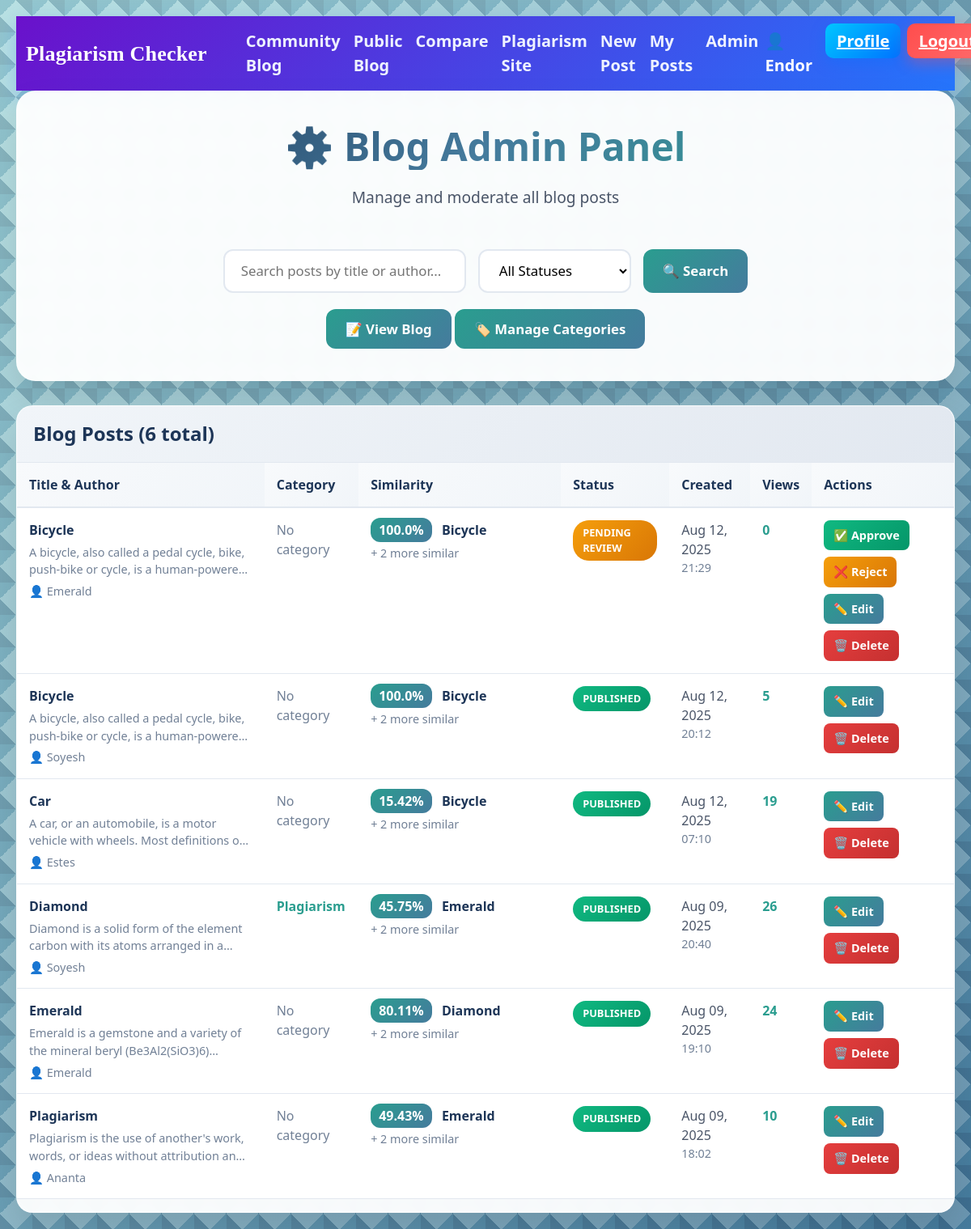
The page /blog/admin/ (signed in) on the database its author committed.
### plagiarismchecker/models.py (models this page shows, shortened)
class CustomUser(AbstractUser):
    email = models.EmailField(unique=True, blank=False, null=False)
    first_name = models.CharField(max_length=30, blank=False, null=False)
    last_name = models.CharField(max_length=30, blank=False, null=False)
    profile_picture = models.ImageField(upload_to='profile_pics/', blank=True, null=True)
    groups = models.ManyToManyField(
        Group,
        verbose_name=('groups'),
        blank=True,
        help_text=(
            'The groups this user belongs to. A user will get all permissions '
            'granted to each of their groups.'
        ),
        related_name="plagiarismchecker_customuser_groups", # Unique related_name for groups
        related_query_name="plagiarismchecker_customuser",
    )
    user_permissions = models.ManyToManyField(
        Permission,
        verbose_name=('user permissions'),
        blank=True,
        help_text=('Specific permissions for this user.'),
        related_name="plagiarismchecker_customuser_user_permissions", # Unique related_name for user_permissions
        related_query_name="plagiarismchecker_customuser_permission",
    )

class BlogPost(models.Model):
    STATUS_CHOICES = [
        ('draft', 'Draft'),
        ('published', 'Published'),
        ('pending', 'Pending Review'),
        ('rejected', 'Rejected'),
    ]
    title = models.CharField(max_length=200)
    slug = models.SlugField(max_length=200, unique=True, blank=True)
    author = models.ForeignKey(settings.AUTH_USER_MODEL, on_delete=models.CASCADE, related_name='blog_posts')
    content = models.TextField()
    excerpt = models.TextField(max_length=500, blank=True)
    category = models.ForeignKey('BlogCategory', on_delete=models.SET_NULL, null=True, blank=True)
    status = models.CharField(max_length=20, choices=STATUS_CHOICES, default='draft')
    featured_image = models.ImageField(upload_to='blog_images/', blank=True, null=True)
    tags = models.CharField(max_length=200, blank=True, help_text="Comma-separated tags")
    created_at = models.DateTimeField(auto_now_add=True)
    updated_at = models.DateTimeField(auto_now=True)
    published_at = models.DateTimeField(null=True, blank=True)
    views = models.PositiveIntegerField(default=0)
    is_featured = models.BooleanField(default=False)
    class Meta:
        ordering = ['-created_at']

class BlogCategory(models.Model):
    name = models.CharField(max_length=100)
    slug = models.SlugField(max_length=100, unique=True)
    description = models.TextField(blank=True)
    created_at = models.DateTimeField(auto_now_add=True)
    class Meta:
        verbose_name_plural = "Blog Categories"
        ordering = ['name']

### plagiarismchecker/views.py (the view)
# urls.py: path('blog/admin/', views.blog_admin, name='blog_admin'),
@user_passes_test(is_admin)
def blog_admin(request):
    posts = BlogPost.objects.all().order_by('-created_at')
    status_filter = request.GET.get('status')
    if status_filter:
        posts = posts.filter(status=status_filter)
    query = request.GET.get('q')
    if query:
        posts = posts.filter(
            Q(title__icontains=query) |
            Q(author__username__icontains=query)
        )
    paginator = Paginator(posts, 10)
    page_number = request.GET.get('page')
    page_obj = paginator.get_page(page_number)
    similarity_summaries = {}
    try:
        other_posts_all = BlogPost.objects.exclude(content='')
        for current_post in page_obj:
            if not current_post.content:
                similarity_summaries[current_post.id] = []
                continue
            results = []
            for other_post in other_posts_all.exclude(pk=current_post.pk):
                try:
                    similarity_value = containment_similarity(current_post.content, other_post.content)
                except Exception:
                    similarity_value = 0.0
                if similarity_value > 5.0:
                    results.append({
                        'post': other_post,
                        'similarity_percentage': round(float(similarity_value), 2),
                    })
            results.sort(key=lambda r: r['similarity_percentage'], reverse=True)
            similarity_summaries[current_post.id] = results[:3]
    except Exception:
        similarity_summaries = {}
    context = {
        'posts': page_obj,
        'status_filter': status_filter,
        'search_query': query,
        'similarity_summaries': similarity_summaries,
    }
    return render(request, 'pc/blog_admin.html', context)

### plagiarismchecker/algorithm/main.py (called while the page is built)
def containment_similarity(query: str, document_text: str, n: int = 5) -> float:
    if not query or not document_text:
        return 0.0
    q = query.lower()
    d = document_text.lower()
    if len(q) < n:
        return 100.0 if q in d else 0.0
    q_shingles = {q[i:i+n] for i in range(len(q) - n + 1)}
    d_shingles = {d[i:i+n] for i in range(len(d) - n + 1)}
    if not q_shingles:
        return 0.0
    overlap = q_shingles.intersection(d_shingles)
    return (len(overlap) / len(q_shingles)) * 100.0

### plagiarismchecker/templatetags/custom_filters.py (called while the page is built)
@register.filter
def get_item(dictionary, key):
    return dictionary.get(key)

### plagiarismchecker/views.py (called while the page is built)
def is_admin(user):
    return user.is_staff

### plagiarismchecker/templates/pc/blog_admin.html (shortened to what this page needs)
{% extends 'pc/base.html' %}
{% load custom_filters %}
{% block content %}
<div class="admin-container">
  <div class="admin-header">
    <h1 class="admin-title">⚙️ Blog Admin Panel</h1>
    <p class="admin-subtitle">Manage and moderate all blog posts</p>
    <form method="GET" class="filters-section">
      <input type="text" name="q" placeholder="Search posts by title or author..."
             value="{{ search_query|default:'' }}" class="search-input">
      <select name="status" class="status-filter">
        <option value="">All Statuses</option>
      </select>
      <button type="submit" class="btn-modern">🔍 Search</button>
    </form>
    <div style="margin-top: 20px;">
      <a href="{% url 'blog_list' %}" class="btn-modern">📝 View Blog</a>
      <a href="{% url 'blog_category_manage' %}" class="btn-modern">🏷️ Manage Categories</a>
    </div>
  </div>
  {% if posts %}
    <div class="admin-table">
      <div class="table-header">
        <h2 class="table-title">Blog Posts ({{ posts.paginator.count }} total)</h2>
      </div>
      <table class="table">
        <thead>
          <tr>
            <th>Title & Author</th>
            <th>Category</th>
            <th>Similarity</th>
            <th>Status</th>
            <th>Created</th>
            <th>Views</th>
            <th>Actions</th>
          </tr>
        </thead>
        <tbody>
          {% for post in posts %}
            <tr>
              <td>
                <a href="{% url 'blog_detail' post.slug %}" class="post-title">
                  {{ post.title }}
                </a>
                <div class="post-excerpt">
                  {% if post.excerpt %}
                    {{ post.excerpt }}
                  {% else %}
                    {{ post.content|truncatewords:20 }}
                  {% endif %}
                </div>
                <div style="color: #718096; font-size: 0.9em; margin-top: 5px;">
                  👤 {{ post.author.username }}
                </div>
              </td>
              <td>
                {% if post.category %}
                  <span style="color: #2a9d8f; font-weight: 600;">{{ post.category.name }}</span>
                {% else %}
                  <span style="color: #718096;">No category</span>
                {% endif %}
              </td>
              <td>
                {% with sims=similarity_summaries|get_item:post.id %}
                  {% if sims and sims|length > 0 %}
                    {% with top=sims.0 %}
                      <div style="display:flex;flex-direction:column;gap:6px;min-width:220px;">
                        <div>
                          <span style="background:linear-gradient(135deg,#2a9d8f,#457b9d);color:#fff;padding:4px 10px;border-radius:12px;font-weight:700;">{{ top.similarity_percentage }}%</span>
                          <a href="{% url 'blog_detail' top.post.slug %}" class="post-title" style="margin-left:8px;">{{ top.post.title }}</a>
                        </div>
                        {% if sims|length > 1 %}
                          <div style="color:#718096;font-size:0.9em;">
                            + {{ sims|length|add:'-1' }} more similar
                          </div>
                        {% endif %}
                      </div>
                    {% endwith %}
                  {% else %}
                    <span style="color:#718096;">No significant match</span>
                  {% endif %}
                {% endwith %}
              </td>
              <td>
                <span class="status-badge status-{{ post.status }}">
                  {{ post.get_status_display }}
                </span>
              </td>
              <td>
                <div style="color: #4a5568;">
                  {{ post.created_at|date:"M d, Y" }}
                </div>
                <div style="color: #718096; font-size: 0.9em;">
                  {{ post.created_at|date:"H:i" }}
                </div>
              </td>
              <td>
                <span style="color: #2a9d8f; font-weight: 600;">{{ post.views }}</span>
              </td>
              <td>
                <div class="action-buttons">
                  {% if post.status == 'pending' %}
                    <a href="{% url 'blog_approve' post.slug %}"
                       class="btn-modern btn-success btn-small"
                       onclick="return confirm('Approve this post?')">
                      ✅ Approve
                    </a>
                    <a href="{% url 'blog_reject' post.slug %}"
                       class="btn-modern btn-warning btn-small"
                       onclick="return confirm('Reject this post?')">
                      ❌ Reject
                    </a>
                  {% endif %}
                  <a href="{% url 'blog_edit' post.slug %}" class="btn-modern btn-small">
                    ✏️ Edit
                  </a>
                  <a href="{% url 'blog_delete' post.slug %}"
                     class="btn-modern btn-danger btn-small"
                     onclick="return confirm('Are you sure you want to delete this post? This action cannot be undone.')">
                    🗑️ Delete
                  </a>
                </div>
              </td>
            </tr>
          {% endfor %}
        </tbody>
      </table>
    </div>
  {% endif %}
</div>
{% endblock %}

### plagiarismchecker/templates/pc/base.html (shortened to what this page needs)
{% load static %}
<!DOCTYPE html>
<html lang="en">
<head>
    <link href="https://cdn.jsdelivr.net/npm/bootstrap@5.3.0/dist/css/bootstrap.min.css" rel="stylesheet" />
    <link rel="stylesheet" href="https://cdnjs.cloudflare.com/ajax/libs/font-awesome/6.0.0-beta3/css/all.min.css" />
    <link href="{% static 'pc/styles.css' %}" rel="stylesheet" />
</head>
<body>
    <nav class="navbar navbar-expand-lg navbar-dark app-navbar">
      <div class="container-fluid">
        <a class="navbar-brand fw-bold" href="{% url 'blog_list' %}">Plagiarism Checker</a>
        <div class="collapse navbar-collapse" id="mainNavbar">
          <ul class="navbar-nav me-auto mb-2 mb-lg-0">
            <li class="nav-item"><a class="nav-link" href="{% url 'blog_list' %}">Community Blog</a></li>
            <li class="nav-item"><a class="nav-link" href="{% url 'public_blog_list' %}">Public Blog</a></li>
            <li class="nav-item"><a class="nav-link" href="{% url 'blog_compare' %}">Compare</a></li>
            <li class="nav-item"><a class="nav-link" href="{% url 'webpage' %}">Plagiarism Site</a></li>
            {% if user.is_authenticated %}
              <li class="nav-item"><a class="nav-link" href="{% url 'blog_create' %}">New Post</a></li>
              <li class="nav-item"><a class="nav-link" href="{% url 'blog_my_posts' %}">My Posts</a></li>
              {% if user.is_staff %}
                <li class="nav-item"><a class="nav-link" href="{% url 'blog_admin' %}">Admin</a></li>
              {% endif %}
            {% endif %}
          </ul>
          <ul class="navbar-nav ms-auto mb-2 mb-lg-0">
            {% if user.is_authenticated %}
              <li class="nav-item d-flex align-items-center me-3" style="color:#ffffff; font-weight:700;">👤 {{ user.username }}</li>
              <li class="nav-item"><a class="nav-btn nav-btn-secondary me-2" href="{% url 'profile' %}">Profile</a></li>
              <li class="nav-item"><a class="nav-btn nav-btn-danger" href="{% url 'logout' %}">Logout</a></li>
            {% else %}
              <li class="nav-item"><a class="nav-btn me-2" href="{% url 'login' %}">Login</a></li>
              <li class="nav-item"><a class="nav-btn nav-btn-secondary" href="{% url 'signup' %}">Sign up</a></li>
            {% endif %}
          </ul>
        </div>
      </div>
    </nav>
    {% block content %}
    {% endblock %}
</body>
</html>

### plagiarismchecker/static/pc/styles.css (style rules this page uses)
body { overflow: hidden; overflow-x: hidden; overflow-y: scroll; font-family: 'Roboto Mono', monospace; height: 100%; background-color: rgb(227, 242, 255); }
.navbar-brand { font-family: 'Sansita Swashed', cursive; font-size: 26px; margin-right: 40px; }
.navbar-nav { font-size: 20px; }
h1 { text-align: center; }
form { padding-top: 20px; }
input { border-radius: 2px solid rgb(172, 169, 169); }
button { background-color: #2a9d8f; }

### plagiarismchecker/templates/pc/base.html (style rules this page uses)
.app-navbar { background: linear-gradient(135deg, #6a11cb, #2575fc); box-shadow: 0 8px 24px rgba(37, 117, 252, 0.25); }
.app-navbar .navbar-brand { color: #ffffff !important; font-weight: 800; letter-spacing: 0.2px; }
.app-navbar .nav-link { color: #eef2ff !important; font-weight: 600; position: relative; transition: color 0.2s ease; }
.app-navbar .nav-link::after { content: ''; position: absolute; left: 0; bottom: -6px; width: 0; height: 2px; background: #ffffff; transition: width 0.25s ease; }
.nav-btn { background: linear-gradient(135deg, #ff7eb3, #ff758c); color: #ffffff !important; border: none; font-weight: 700; border-radius: 10px; padding: 8px 14px; box-shadow: 0 6px 18px rgba(255, 117, 140, 0.35); }
.nav-btn-danger { background: linear-gradient(135deg, #ff4d4d, #ff6b6b); color: #ffffff !important; box-shadow: 0 6px 18px rgba(255, 77, 77, 0.35); }
.nav-btn-secondary { background: linear-gradient(135deg, #00c6ff, #0072ff); color: #ffffff !important; box-shadow: 0 6px 18px rgba(0, 114, 255, 0.35); }

### rows shown on the page
CustomUser: username "Endor"
BlogPost: title "Bicycle", content "A bicycle, also called a pedal cycle, bike, push-bike or cycle, is a…", author.username "Emerald", shows "No category", similarity_percentage "100.0", sims "2", status "PENDING REVIEW", created_at "Aug 12, 2025", created_at "21:29", views "0", shows "✅ Approve", post "Bicycle"
BlogPost: post "Bicycle", title "Bicycle", content "A bicycle, also called a pedal cycle, bike, push-bike or cycle, is a…", author.username "Soyesh", shows "No category", similarity_percentage "100.0", sims "2", status "PUBLISHED", created_at "Aug 12, 2025", created_at "20:12", views "5"
BlogPost: title "Car", content "A car, or an automobile, is a motor vehicle with wheels. Most definitions…", author.username "Estes", shows "No category", similarity_percentage "15.42", sims "2", status "PUBLISHED", created_at "Aug 12, 2025", created_at "07:10", views "19"
BlogPost: title "Diamond", content "Diamond is a solid form of the element carbon with its atoms arranged in…", author.username "Soyesh", category.name "Plagiarism", similarity_percentage "45.75", sims "2", status "PUBLISHED", created_at "Aug 09, 2025", created_at "20:40", views "26", post "Diamond"
BlogPost: post "Emerald", title "Emerald", content "Emerald is a gemstone and a variety of the mineral beryl…", author.username "Emerald", shows "No category", similarity_percentage "80.11", sims "2", status "PUBLISHED", created_at "Aug 09, 2025", created_at "19:10", views "24"
BlogPost: title "Plagiarism", content "Plagiarism is the use of another's work, words, or ideas without attribution…", author.username "Ananta", shows "No category", similarity_percentage "49.43", sims "2", status "PUBLISHED", created_at "Aug 09, 2025", created_at "18:02", views "10"

### other values the page prints
{{ posts.paginator.count }} "6"
